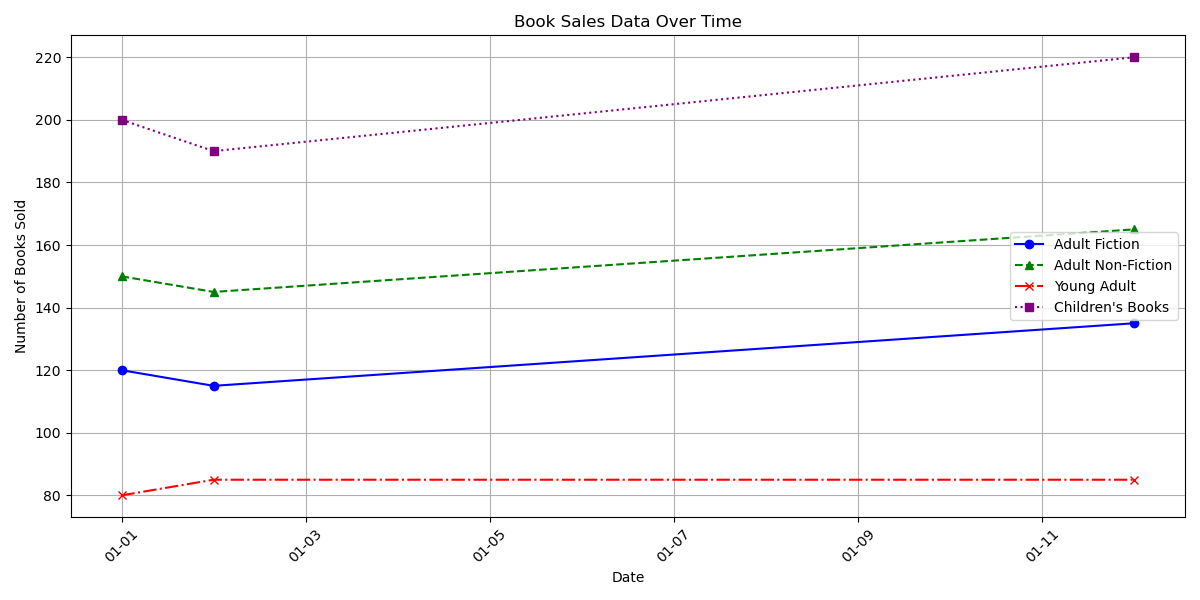

Source code (Python):

import matplotlib.pyplot as plt
import pandas as pd
from matplotlib.dates import DateFormatter

# Given chart table data
data = [
    {'Date': '2023-01-01', 'Adult Fiction': 120, 'Adult Non-Fiction': 150, 'Young Adult': 80, "Children's Books": 200},
    {'Date': '2023-01-02', 'Adult Fiction': 115, 'Adult Non-Fiction': 145, 'Young Adult': 85, "Children's Books": 190},
    # ... (include all data points)
    {'Date': '2023-01-12', 'Adult Fiction': 135, 'Adult Non-Fiction': 165, 'Young Adult': 85, "Children's Books": 220}
]

# Create a DataFrame
df = pd.DataFrame(data)

# Convert the 'Date' column to a datetime object
df['Date'] = pd.to_datetime(df['Date'])

# Plotting
fig, ax = plt.subplots(figsize=(12, 6))

# Plot each category with distinct styles
ax.plot(df['Date'], df['Adult Fiction'], label='Adult Fiction', marker='o', linestyle='-', color='blue')
ax.plot(df['Date'], df['Adult Non-Fiction'], label='Adult Non-Fiction', marker='^', linestyle='--', color='green')
ax.plot(df['Date'], df['Young Adult'], label='Young Adult', marker='x', linestyle='-.', color='red')
ax.plot(df['Date'], df["Children's Books"], label="Children's Books", marker='s', linestyle=':', color='purple')

# Setting the date format on the x-axis
date_form = DateFormatter("%m-%d")
ax.xaxis.set_major_formatter(date_form)

# Adding titles and labels
plt.title('Book Sales Data Over Time')
plt.xlabel('Date')
plt.ylabel('Number of Books Sold')

# Enabling the legend
plt.legend()

# Display grid
plt.grid(True)

# Rotate x-axis labels for readability
plt.xticks(rotation=45)

# Tight layout for padding
plt.tight_layout()

# Show the plot
plt.show()
